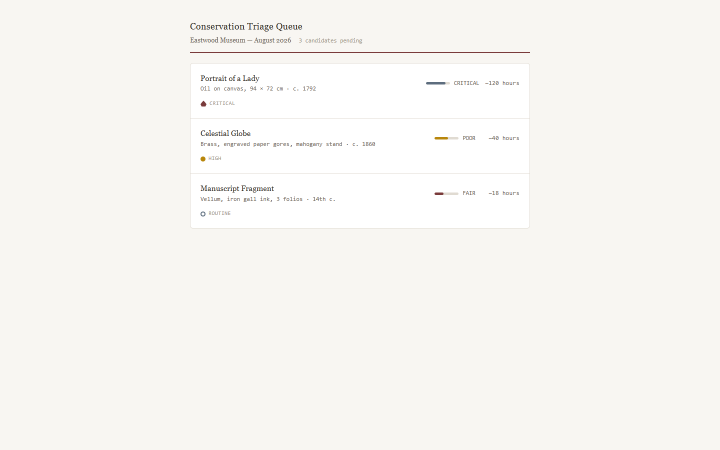
#> input picture artifacts/frontend/transfer-lab-001/desktop_default.png, 1440 x 900 px, found by its file name (shown at 1/2 size)
$ python visual_grounding_v4_dataset.py
#> lines starting #> are read from the running program, lines starting #| are printed output that depends on the picture
"""
KAPIF M002.1 -- Visual Grounding Benchmark V4 dataset builder.

Real Foundry-owned artifacts only. Ground truth provenance:
  - DIMENSIONS            : orientation (deterministic from width/height)
  - DETERMINISTIC_IMAGE_ANALYSIS : dominant value, black crush, highlight clip,
                                   focal-region proxy (computed from pixels)
  - LAB_SOURCE_PROVENANCE : ui_present / render_type / visible_text from the
                            known controlled source artifact (HELIOGRAPH UI
                            captures, material-lab, lighting-lab, vfx-lab,
                            emberveil renders, unreal env captures).

Freeze rule: dataset is frozen BEFORE any model evaluation. Per-property class
distribution is checked; a strongly dominated binary property is dropped from
the scoreboard with a justification record rather than scored.
"""

import hashlib
import json
from pathlib import Path

from PIL import Image

ROOT = Path("artifacts")
OUT = Path("artifacts/kapif/m002.1/visual-benchmark-v4-dataset.json")
LABEL_VERSION = "v4.0"
GT_VERSION = "gt-v4.0"

# (path, media_class, provenance_src) -- dedup by sha256 applied in build()
SAMPLES = [
    # --- UI (18 UNIQUE real HELIOGRAPH harness captures) ---
    ("frontend/desktop_default.png", "ui-desktop", "HELIOGRAPH_DESKTOP"),
    ("frontend/mobile_default.png", "ui-mobile", "HELIOGRAPH_MOBILE"),
    ("frontend/tablet_default.png", "ui-tablet", "HELIOGRAPH_TABLET"),
    ("frontend/transfer-lab-001/desktop_confirmed.png", "ui-desktop", "HELIOGRAPH_TRANSFER"),
    ("frontend/transfer-lab-001/desktop_selected-detail.png", "ui-desktop", "HELIOGRAPH_TRANSFER"),
    ("frontend/transfer-lab-001/desktop_keyboard-focus.png", "ui-desktop", "HELIOGRAPH_TRANSFER"),
    ("frontend/transfer-lab-001/desktop_hover-row.png", "ui-desktop", "HELIOGRAPH_TRANSFER"),
    ("frontend/transfer-lab-001/desktop_default.png", "ui-desktop", "HELIOGRAPH_TRANSFER"),
    ("frontend/transfer-lab-001/mobile_confirmed.png", "ui-mobile", "HELIOGRAPH_TRANSFER"),
    ("frontend/transfer-lab-001/mobile_selected-detail.png", "ui-mobile", "HELIOGRAPH_TRANSFER"),
    ("frontend/transfer-lab-001/mobile_keyboard-focus.png", "ui-mobile", "HELIOGRAPH_TRANSFER"),
    ("frontend/transfer-lab-001/mobile_hover-row.png", "ui-mobile", "HELIOGRAPH_TRANSFER"),
    ("frontend/transfer-lab-001/mobile_default.png", "ui-mobile", "HELIOGRAPH_TRANSFER"),
    ("frontend/transfer-lab-001/tablet_confirmed.png", "ui-tablet", "HELIOGRAPH_TRANSFER"),
    ("frontend/transfer-lab-001/tablet_selected-detail.png", "ui-tablet", "HELIOGRAPH_TRANSFER"),
    ("frontend/transfer-lab-001/tablet_keyboard-focus.png", "ui-tablet", "HELIOGRAPH_TRANSFER"),
    ("frontend/transfer-lab-001/tablet_hover-row.png", "ui-tablet", "HELIOGRAPH_TRANSFER"),
    ("frontend/transfer-lab-001/tablet_default.png", "ui-tablet", "HELIOGRAPH_TRANSFER"),
    # --- 3D material studies (Blender) ---
    ("material-lab/renders/mat_aged_steel.png", "render-material", "MATERIAL_LAB"),
    ("material-lab/renders/mat_ceramic.png", "render-material", "MATERIAL_LAB"),
    ("material-lab/renders/mat_dirty_glass.png", "render-material", "MATERIAL_LAB"),
    ("material-lab/renders/mat_painted_wood.png", "render-material", "MATERIAL_LAB"),
    ("material-lab/renders/mat_rubber_polymer.png", "render-material", "MATERIAL_LAB"),
    ("material-lab/renders/diag_ceramic_too_metallic.png", "render-material", "MATERIAL_LAB"),
    ("material-lab/renders/diag_glass_no_transmission.png", "render-material", "MATERIAL_LAB"),
    ("material-lab/renders/diag_metal_too_diffuse.png", "render-material", "MATERIAL_LAB"),
    ("material-lab/renders/diag_rubber_too_glossy.png", "render-material", "MATERIAL_LAB"),
    ("material-lab/renders/diag_wrong_scale_bump.png", "render-material", "MATERIAL_LAB"),
    # --- lighting studies ---
    ("lighting-lab/renders/lighting_A_flat.png", "render-light", "LIGHTING_LAB"),
    ("lighting-lab/renders/lighting_B_key_only.png", "render-light", "LIGHTING_LAB"),
    ("lighting-lab/renders/lighting_C_key_fill.png", "render-light", "LIGHTING_LAB"),
    ("lighting-lab/renders/lighting_D_lowkey.png", "render-light", "LIGHTING_LAB"),
    ("lighting-lab/renders/lighting_E_highkey.png", "render-light", "LIGHTING_LAB"),
    ("lighting-lab/renders/lighting_F_silhouette.png", "render-light", "LIGHTING_LAB"),
    ("lighting-lab/renders/diag_bad_material_good_light.png", "render-light", "LIGHTING_LAB"),
    ("lighting-lab/renders/diag_good_material_bad_light.png", "render-light", "LIGHTING_LAB"),
    # --- VFX / hero / env / Blender suite ---
    ("vfx-lab/renders/frames_magical/frame_0001.png", "render-vfx", "VFX_LAB"),
    ("vfx-lab/renders/frames_magical/frame_0033.png", "render-vfx", "VFX_LAB"),
    ("flagship/emberveil/turntable/turntable-000.png", "render-hero", "EMBERVEIL_FLAGSHIP"),
    ("flagship/emberveil/turntable/turntable-009.png", "render-hero", "EMBERVEIL_FLAGSHIP"),
    ("flagship/emberveil-canonical/turntable/turntable-000.png", "render-hero", "EMBERVEIL_CANONICAL"),
    ("flagship/emberveil-canonical/turntable/turntable-006.png", "render-hero", "EMBERVEIL_CANONICAL"),
    ("flagship/emberveil-canonical/turntable/turntable-012.png", "render-hero", "EMBERVEIL_CANONICAL"),
    ("flagship/emberveil-canonical/preview/preview-frame-0048.png", "render-hero", "EMBERVEIL_CANONICAL"),
    ("creative-stack-validation/blender/render.png", "render-blender", "BLENDER_OPS_SUITE"),
    ("creative-stack-validation/blender-ops/preview/preview-frame-0048.png", "render-blender", "BLENDER_OPS_SUITE"),
    ("unreal/health/ashwake-environment-apprenticeship-phase3/option_a/hostile/screenshots/ashwake-gameplay-00.png", "render-env", "ASHWAKE_PHASE3_REAL_GAMEPLAY"),
    ("unreal/health/ashwake-environment-apprenticeship-phase3/option_b/spawn/screenshots/ashwake-gameplay-00.png", "render-env", "ASHWAKE_PHASE3_REAL_GAMEPLAY"),
    ("unreal/health/ashwake-environment-apprenticeship-phase3/option_c/environment_overview/screenshots/ashwake-gameplay-00.png", "render-env", "ASHWAKE_PHASE3_REAL_GAMEPLAY"),
]

# Last-minute replacement: keep 40 total (40 already) -- verify count below.
UI_MEDIA = {"ui-desktop", "ui-mobile", "ui-tablet"}


def sha256_of(path: Path) -> str:
    h = hashlib.sha256()
    with open(path, "rb") as f:
        for chunk in iter(lambda: f.read(1 << 16), b""):
            h.update(chunk)
    return h.hexdigest()


def luminance_stats(im: Image.Image):
    g = im.convert("L")
    px = list(g.getdata())
    n = len(px)
    mean = sum(px) / n
    # quantile-ish: use sorted small sample via count histogram
    hist = [0] * 256
    for v in px:
        hist[v] += 1
    total = n
    acc = 0
    p2 = p98 = 0
    for i in range(256):
        acc += hist[i]
        if p2 == 0 and acc >= total * 0.02:
            p2 = i
        if acc >= total * 0.98:
            p98 = i
            break
    # std
    m2 = sum((v - mean) ** 2 for v in px) / n
    std = m2 ** 0.5
    black_frac = sum(hist[:9]) / total
    white_frac = sum(hist[248:]) / total
    return {
        "mean": round(mean / 255.0, 4),
        "std": round(std / 255.0, 4),
        "p2": p2,
        "p98": p98,
        "black_frac": round(black_frac, 4),
        "white_frac": round(white_frac, 4),
    }


def dominant_value(stats: dict) -> str:
    mean, std = stats["mean"], stats["std"]
    if mean < 0.33:
        return "LOW_KEY"
    if mean > 0.66:
        return "HIGH_KEY"
    # bimodal-ish / wide range
    if std > 0.24 and 0.33 <= mean <= 0.66:
        return "MIXED"
    return "MID_KEY"


def focal_region(image: Image.Image) -> str:
    g = image.convert("L").resize((300, 200))
    w, h = g.size
    labels = [
        ["TOP_LEFT", "TOP_CENTER", "TOP_RIGHT"],
        ["CENTER_LEFT", "CENTER", "CENTER_RIGHT"],
        ["BOTTOM_LEFT", "BOTTOM_CENTER", "BOTTOM_RIGHT"],
    ]
    labels[2][2] = "BOTTOM_RIGHT"
    gx, gy = 3, 3
    vals = []
    px = g.load()
    for iy in range(gy):
        for ix in range(gx):
            x0, x1 = int(ix * w / gx), int((ix + 1) * w / gx)
            y0, y1 = int(iy * h / gy), int((iy + 1) * h / gy)
            cells = [px[x, y] for y in range(y0, y1, 2) for x in range(x0, x1, 2)]
            m = sum(cells) / len(cells)
            sd = (sum((c - m) ** 2 for c in cells) / len(cells)) ** 0.5
            vals.append((sd, labels[iy][ix]))
    vals.sort(reverse=True)
    if vals[0][0] * 0.85 <= vals[1][0]:
        return "MULTIPLE"
    return vals[0][1]


def build():
    samples = []
    for rel, media, src in SAMPLES:
        p = ROOT / rel
        if not p.is_file():
            print("MISSING", rel)
            raise SystemExit(1)
        im = Image.open(p)
#> im is the input picture: PIL image 1440x900 RGB; mean R, G, B 248.3, 246.5, 243.1
        im.load()
        w, h = im.size
#> w = 1440; h = 900
        stats = luminance_stats(im)
#> in luminance_stats, `px = list(g.getdata())`: px = 1296000 items
#> in luminance_stats, `n = len(px)`: n = 1296000
#> in luminance_stats, `mean = sum(px) / n`: mean = 246.5
#> after the loop in luminance_stats, `for v in px:`: hist = 256 values, max 1066661 at index 246, min 0 at index 0, mean 5062.5
#> in luminance_stats, `total = n`: total = 1296000
#> the loop in luminance_stats, `for i in range(256):` made 256 passes
#> acc on passes 1 to 3: 0, 0, 0
#> after the loop in luminance_stats, `for i in range(256):`: p2 = 246
#> in luminance_stats, `m2 = sum((v - mean) ** 2 for v in px) / n`: m2 = 140.5
#> in luminance_stats, `std = m2 ** 0.5`: std = 11.85
#> in luminance_stats, `black_frac = sum(hist[:9]) / total`: black_frac = 0
#> in luminance_stats, `white_frac = sum(hist[248:]) / total`: white_frac = 0.166
#> stats = {'mean': 0.967, 'std': 0.0465, 'p2': 246, 'p98': 255, 'black_frac': 0, 'white_frac': 0.166}
        is_ui = media in UI_MEDIA
        rect = "SQUARE"
        if w > h:
            rect = "LANDSCAPE"
        elif h > w:
            rect = "PORTRAIT"
        samples.append(
            {
                "sample_id": f"v4-{hashlib.sha256(rel.encode()).hexdigest()[:12]}",
                "path": str(p),
                "sha256": sha256_of(p),
                "width": w,
                "height": h,
                "source_artifact": rel,
                "source_class": src,
                "media": media,
                "labels": {
                    "orientation": rect,
                    "ui_present": "YES" if media in UI_MEDIA else "NO",
                    "render_type": "2D" if media in UI_MEDIA else "3D",
                    "visible_text": "YES" if media in UI_MEDIA else "NO",
                    "dominant_value": dominant_value(stats),
                    "black_crush": "YES" if stats["black_frac"] > 0.15 else "NO",
                    "highlight_clip": "YES" if stats["white_frac"] > 0.04 else "NO",
                    "focal_region": focal_region(im),
                },
                "label_provenance": {
                    "orientation": "DIMENSIONS",
                    "ui_present": "LAB_SOURCE_PROVENANCE",
                    "render_type": "LAB_SOURCE_PROVENANCE",
                    "visible_text": "LAB_SOURCE_PROVENANCE",
                    "dominant_value": "DETERMINISTIC_IMAGE_ANALYSIS",
                    "black_crush": "DETERMINISTIC_IMAGE_ANALYSIS",
                    "highlight_clip": "DETERMINISTIC_IMAGE_ANALYSIS",
                    "focal_region": "COMPUTATIONAL_PROXY_NOT_HUMAN_ADJUDICATION",
                },
                "deterministic_stats": stats,
                "ground_truth_version": GT_VERSION,
            }
        )
#> in dominant_value, `mean, std = stats["mean"], stats["std"]`: mean = 0.967; std = 0.0465
#> in focal_region, `g = image.convert("L").resize((300, 200))`:
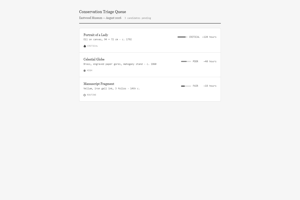
#> g: PIL image 300x200 L; min 61, max 255, mean 246.5
#> after the loop in focal_region, `for iy in range(gy):`: vals = [(10.3, 'TOP_LEFT'), (12.42, 'TOP_CENTER'), (3.34, 'TOP_RIGHT'), (6.99, 'CENTER_LEFT'), (8.25, 'CENTER'), (2.99, 'CENTER_RIGHT'), (0, 'BOTTOM_LEFT'), (0, 'BOTTOM_CENTER'), (0, 'BOTTOM_RIGHT')]
#> pass 2 of the loop in build, `for rel, media, src in SAMPLES:`:
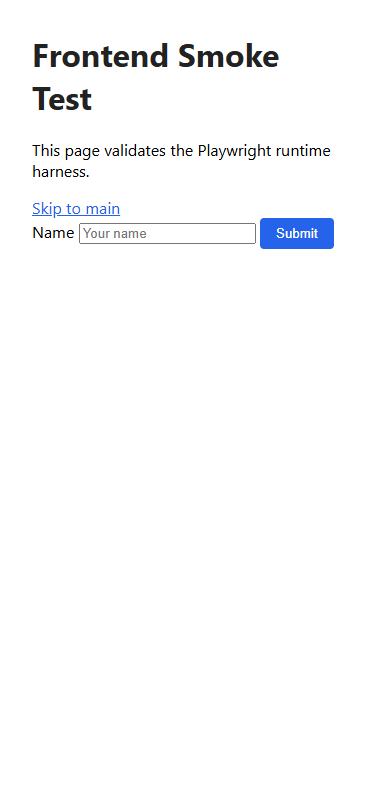
#> input picture artifacts/frontend/mobile_default.png, 375 x 812 px, found by its file name
#> in build, im is the input picture: PIL image 375x812 RGB; mean R, G, B 249.9, 250.4, 251.5
#> in luminance_stats (call 2), `g = im.convert("L")`:
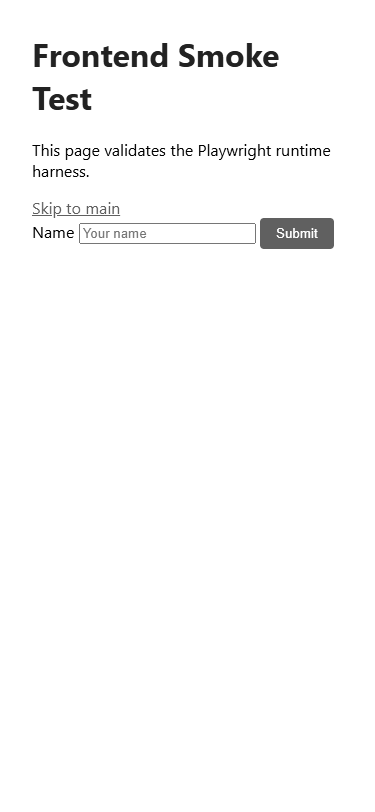
#> g: PIL image 375x812 L; min 0, max 255, mean 250.4
#> px = 304500 items
#> n = 304500
#> in luminance_stats (call 2), `mean = sum(px) / n`: mean = 250.4
#> after the loop in luminance_stats (call 2), `for v in px:`: hist = 256 values, max 295039 at index 255, min 0 at index 1, mean 1189.5
#> total = 304500
#> the loop in luminance_stats (call 2), `for i in range(256):` made 256 passes
#> acc on passes 1 to 3: 241, 241, 241
#> after the loop in luminance_stats (call 2), `for i in range(256):`: p2 = 113
#> m2 = 828.4
#> in luminance_stats (call 2), `std = m2 ** 0.5`: std = 28.78
#> black_frac = 0.000906
#> white_frac = 0.97
#> stats = {'mean': 0.982, 'std': 0.113, 'p2': 113, 'p98': 255, 'black_frac': 0.0009, 'white_frac': 0.97}
#> in focal_region (call 2), `g = image.convert("L").resize((300, 200))`:
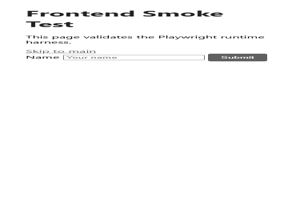
#> g: PIL image 300x200 L; min 13, max 255, mean 250.2
#> after the loop in focal_region (call 2), `for iy in range(gy):`: vals = [(41.49, 'TOP_LEFT'), (34.76, 'TOP_CENTER'), (43.72, 'TOP_RIGHT'), (0, 'CENTER_LEFT'), (0, 'CENTER'), (0, 'CENTER_RIGHT'), (0, 'BOTTOM_LEFT'), (0, 'BOTTOM_CENTER'), (0, 'BOTTOM_RIGHT')]
    # dedupe by sha256
    seen = {}
    for s in samples:
        seen.setdefault(s["sha256"], s)
    samples = list(seen.values())

    # --- class distribution audit ---
    props = sorted(samples[0]["labels"].keys())
    dist = {}
    for prop in props:
        c = {}
        for s in samples:
            v = s["labels"][prop]
            c[v] = c.get(v, 0) + 1
        dist[prop] = dict(sorted(c.items(), key=lambda kv: -kv[1]))
    majority_ratio = {}
    for prop, c in dist.items():
        top = max(c.values())
        majority_ratio[prop] = round(top / len(samples), 3)
    # Drop strongly dominated binary-ish properties from the scoreboard.
    scoreboard_props = []
    drops = []
    for prop, ratio in majority_ratio.items():
        if ratio > 0.85:
            drops.append({"property": prop, "majority_ratio": ratio, "reason": "STRONGLY_MAJORITY_DOMINATED"})
        else:
            scoreboard_props.append(prop)

    doc = {
        "kind": "visual-grounding-v4-dataset",
        "version": LABEL_VERSION,
        "ground_truth_version": GT_VERSION,
        "n_samples": len(samples),
        "created_for": "M002.1 Pass 06",
        "dataset_hash": hashlib.sha256(
            json.dumps([s["sha256"] for s in samples], sort_keys=True).encode()
        ).hexdigest(),
        "label_hash": hashlib.sha256(
            json.dumps([s["labels"] for s in samples], sort_keys=True).encode()
        ).hexdigest(),
        "generator_hash": hashlib.sha256(open(__file__, "rb").read()).hexdigest(),
        "per_property_distribution": dist,
        "majority_ratio": majority_ratio,
        "scoreboard_properties": scoreboard_props,
        "dropped_properties": drops,
        "samples": samples,
        "fixture_class": "PROFESSIONAL_EVALUATION_REAL_ARTIFACTS",
    }
    OUT.parent.mkdir(parents=True, exist_ok=True)
    OUT.write_text(json.dumps(doc, indent=2), encoding="utf-8")
    print("V4 dataset written:", OUT)
    print("n_samples:", len(samples))
    for prop, c in dist.items():
        print(f"  {prop}: {c}  (majority {majority_ratio[prop]})")
    print("scoreboard:", scoreboard_props)
    print("dropped:", drops)
    print("dataset_hash:", doc["dataset_hash"])
    print("label_hash:", doc["label_hash"])


if __name__ == "__main__":
#> (the run stopped early here; a loop or call above may not have finished)
